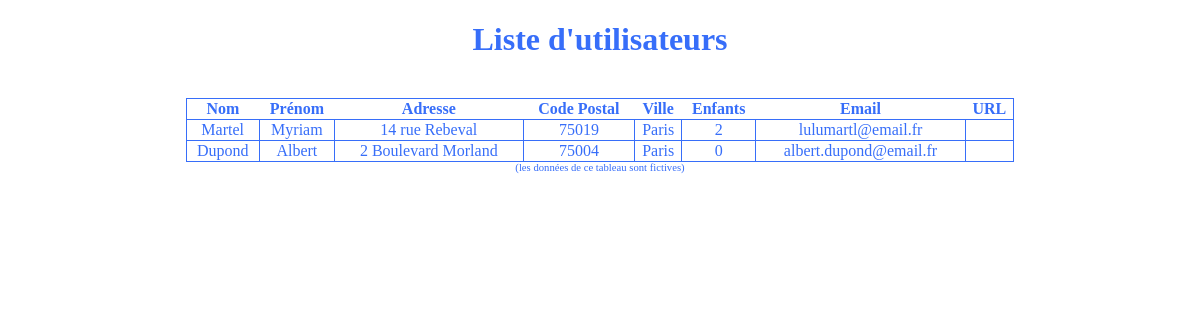
The page / on the database its author committed.
### tables this page shows
CREATE TABLE `inlinemod` (
  `id` int(11) NOT NULL auto_increment,
  `nom` varchar(255) NOT NULL default '',
  `prenom` varchar(255) NOT NULL default '',
  `adresse` tinytext NOT NULL,
  `code_postal` varchar(5) NOT NULL default '',
  `ville` varchar(255) NOT NULL default '',
  `enfants` int(11) NOT NULL default '0',
  `email` varchar(255) NOT NULL default '',
  PRIMARY KEY  (`id`)
);

### index.php (the view, shortened to what this page needs)
<?php
	$sql = 'SELECT * FROM `'.DB_TABLE_NAME.'`';
	$result = mysql_query($sql) or die(__LINE__.mysql_error().$sql);
?>
<!DOCTYPE html PUBLIC "-//W3C//DTD XHTML 1.1//EN" "http://www.w3.org/TR/xhtml11/DTD/xhtml11.dtd">
<html xmlns="http://www.w3.org/1999/xhtml">
  <head>
  </head>
  <body>
	<h1>Liste d'utilisateurs</h1>
	<br/>
	<table id="table-utilisateurs">
		<tr>
			<th>Nom</th>
			<th>Prénom</th>
			<th>Adresse</th>
			<th>Code Postal</th>
			<th>Ville</th>
			<th>Enfants</th>
			<th>Email</th>
            <th>URL</th>
		</tr>
	<?php
	while ($user = mysql_fetch_assoc($result))
	{
	?>
		<tr>
			<td id="nom-<?php echo $user['id']; ?>"  class="cellule" ondblclick="inlineMod(<?php echo $user['id']; ?>, this, 'nom', 'TexteNV','sauverMod.php')"><?php echo $user['nom']; ?></td>
			<td id="prenom-<?php echo $user['id']; ?>"  class="cellule" ondblclick="inlineMod(<?php echo $user['id']; ?>, this, 'prenom', 'Texte','sauverMod.php')"><?php echo $user['prenom']; ?></td>
			<td id="adresse-<?php echo $user['id']; ?>"  class="cellule" ondblclick="inlineMod(<?php echo $user['id']; ?>, this, 'adresse', 'TexteMultiNV','sauverMod.php')"><?php echo $user['adresse']; ?></td>
			<td id="cp-<?php echo $user['id']; ?>"  class="cellule" ondblclick="inlineMod(<?php echo $user['id']; ?>, this, 'code_postal', 'Entier','sauverMod.php')"><?php echo $user['code_postal']; ?></td>
			<td id="ville-<?php echo $user['id']; ?>"  class="cellule" ondblclick="inlineMod(<?php echo $user['id']; ?>, this, 'ville', 'TexteMulti','sauverMod.php')"><?php echo $user['ville']; ?></td>
			<td id="enfants-<?php echo $user['id']; ?>"  class="cellule" ondblclick="inlineMod(<?php echo $user['id']; ?>, this, 'enfants', 'Entier','sauverMod.php')"><?php echo $user['enfants']; ?></td>
			<td id="email-<?php echo $user['id']; ?>"  class="cellule" ondblclick="inlineMod(<?php echo $user['id']; ?>, this, 'email', 'Email','sauverMod.php')"><?php echo $user['email']; ?></td>
                <td id="blog-<?php echo $user['id']; ?>"  class="cellule" ondblclick="inlineMod(<?php echo $user['id']; ?>, this, 'blog', 'URL','sauverMod.php')"><?php echo $user['blog']; ?></td>
		</tr>
	<?php
	}
	?>
	</table>
	<div id="info">(les données de ce tableau sont fictives)</div>
  </body>
  </html>

### index.css (style rules this page uses)
body { color: #376ef9; }
h1 { text-align: center; }
table#table-utilisateurs { position: relative; left: 50%; width: 70%; margin-left: -35%; border: 1px solid #376ef9; border-collapse: collapse; }
td.cellule { text-align: center; border: 1px solid #376ef9; cursor: pointer; }
div#info { text-align: center; font-size: 8pt; }

### rows shown on the page
inlinemod: nom "Martel", prenom "Myriam", adresse "14 rue Rebeval", code_postal "75019", ville "Paris", enfants "2", email "lulumartl@email.fr"
inlinemod: nom "Dupond", prenom "Albert", adresse "2 Boulevard Morland", code_postal "75004", ville "Paris", enfants "0", email "albert.dupond@email.fr"
